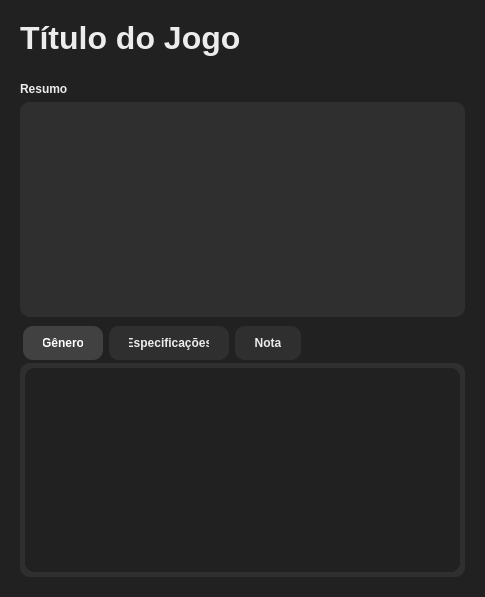
<?xml version="1.0" encoding="UTF-8"?>
<ui version="4.0">
 <class>Form</class>
 <widget class="QWidget" name="Form">
  <property name="geometry">
   <rect>
    <x>0</x>
    <y>0</y>
    <width>485</width>
    <height>597</height>
   </rect>
  </property>
  <property name="windowTitle">
   <string>Form</string>
  </property>
  <property name="styleSheet">
   <string notr="true">background-color: #212121; 
border-radius: 10px;</string>
  </property>
  <layout class="QGridLayout" name="gridLayout_5">
   <item row="0" column="0">
    <widget class="QFrame" name="frame">
     <property name="frameShape">
      <enum>QFrame::Shape::StyledPanel</enum>
     </property>
     <property name="frameShadow">
      <enum>QFrame::Shadow::Raised</enum>
     </property>
     <layout class="QGridLayout" name="gridLayout_4">
      <item row="0" column="0">
       <layout class="QVBoxLayout" name="verticalLayout_2">
        <item>
         <widget class="QLabel" name="titulo_label">
          <property name="styleSheet">
           <string notr="true">font-size: 24pt; 
font-weight: 700; 
color: #ECECEC;</string>
          </property>
          <property name="text">
           <string>Título do Jogo</string>
          </property>
         </widget>
        </item>
        <item>
         <layout class="QVBoxLayout" name="verticalLayout">
          <item>
           <widget class="QLabel" name="imagem_label">
            <property name="styleSheet">
             <string notr="true">border-radius: 10px;</string>
            </property>
            <property name="text">
             <string/>
            </property>
            <property name="pixmap">
             <pixmap>../assets/review.png</pixmap>
            </property>
            <property name="scaledContents">
             <bool>false</bool>
            </property>
            <property name="alignment">
             <set>Qt::AlignmentFlag::AlignCenter</set>
            </property>
           </widget>
          </item>
          <item>
           <widget class="QLabel" name="resumo_label">
            <property name="styleSheet">
             <string notr="true">font-weight: 700; 
color: #ECECEC;</string>
            </property>
            <property name="text">
             <string>Resumo</string>
            </property>
           </widget>
          </item>
          <item>
           <widget class="QTextBrowser" name="resumo_textBrowser">
            <property name="styleSheet">
             <string notr="true">background-color: #2f2f2f;
border-radius: 10px;
font-weight: 700; 
color: #ECECEC;
</string>
            </property>
           </widget>
          </item>
         </layout>
        </item>
        <item>
         <widget class="QTabWidget" name="main_tabWidget">
          <property name="cursor">
           <cursorShape>ArrowCursor</cursorShape>
          </property>
          <property name="styleSheet">
           <string notr="true">QTabWidget::pane {
    background-color: #2f2f2f; /* Cor de fundo do painel */
    border-radius: 10px; /* Cantos arredondados */
    padding: 5px; /* Espaçamento interno */
}

QTabBar::tab {
    background-color: #2f2f2f; /* Cor de fundo padrão da aba */
    color: #ECECEC; /* Cor do texto */
    font-weight: 700; /* Texto em negrito */
    padding: 10px 20px; /* Espaçamento interno (horizontal e vertical) */
    border-radius: 10px; /* Cantos arredondados */
    margin: 3px; /* Espaçamento entre abas */
}

QTabBar::tab:selected {
    background-color: #414141; /* Cor da aba selecionada */
    font-weight: 700; /* Negrito extra para destacar */
    color: #FFFFFF; /* Cor do texto mais clara */
}

QTabBar::tab:hover {
    background-color: #3a3a3a; /* Cor ao passar o mouse sobre a aba */
    color: #F0F0F0; /* Cor do texto ao passar o mouse */
}
</string>
          </property>
          <property name="currentIndex">
           <number>0</number>
          </property>
          <widget class="QWidget" name="genero_tab_widget">
           <attribute name="title">
            <string>Gênero</string>
           </attribute>
           <layout class="QGridLayout" name="gridLayout_3">
            <item row="0" column="0">
             <widget class="QListWidget" name="genero_listWidget">
              <property name="styleSheet">
               <string notr="true">border-radius: 10px;
font-weight: 700; 
color: #ECECEC;</string>
              </property>
             </widget>
            </item>
           </layout>
          </widget>
          <widget class="QWidget" name="especificacao_tab_qwidget">
           <property name="cursor">
            <cursorShape>ArrowCursor</cursorShape>
           </property>
           <attribute name="title">
            <string>Especificações</string>
           </attribute>
           <layout class="QGridLayout" name="gridLayout_2">
            <item row="0" column="0">
             <widget class="QListWidget" name="especificacao_listWidget">
              <property name="cursor" stdset="0">
               <cursorShape>ArrowCursor</cursorShape>
              </property>
              <property name="styleSheet">
               <string notr="true">border-radius: 10px;
font-weight: 700; 
color: #ECECEC;</string>
              </property>
             </widget>
            </item>
           </layout>
          </widget>
          <widget class="QWidget" name="nota_tab_qwidget">
           <attribute name="title">
            <string>Nota</string>
           </attribute>
           <layout class="QGridLayout" name="gridLayout">
            <item row="0" column="0">
             <widget class="QListWidget" name="nota_listWidget">
              <property name="styleSheet">
               <string notr="true">border-radius: 10px;
font-weight: 700; 
color: #ECECEC;</string>
              </property>
             </widget>
            </item>
           </layout>
          </widget>
         </widget>
        </item>
       </layout>
      </item>
     </layout>
    </widget>
   </item>
  </layout>
 </widget>
 <resources/>
 <connections/>
</ui>
